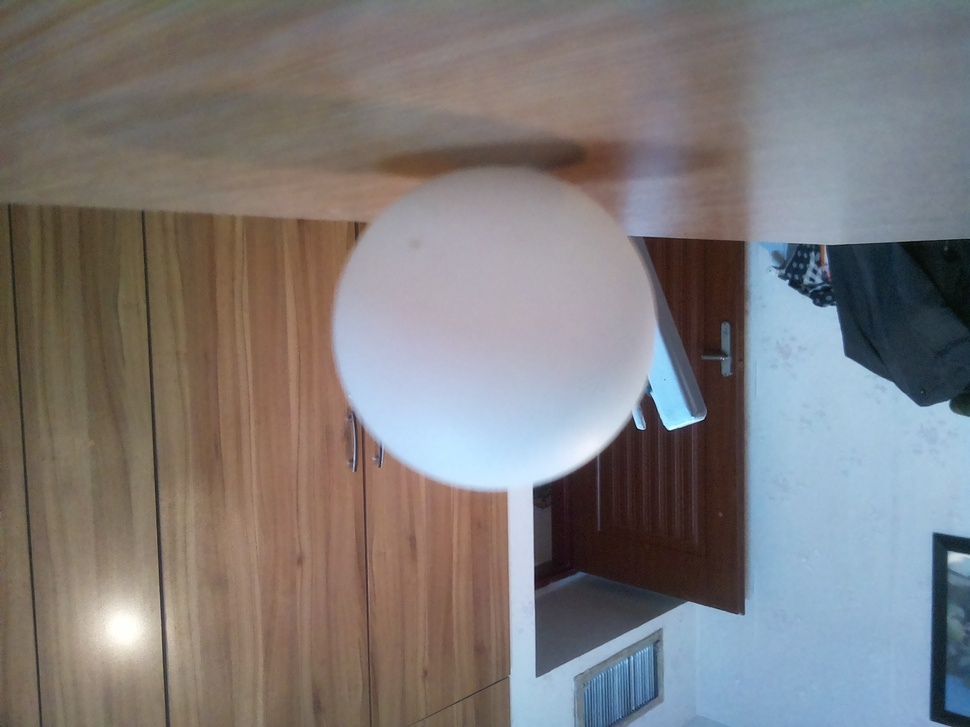
#> input picture Vision/HSVrange_images/ball.jpg, 970 x 727 px, shrunk from 2592 x 1944 before the run, given in place of the camera
$ python Shape_Detection.py
#> lines starting #> are read from the running program, lines starting #| are printed output that depends on the picture; after the words box and inside, x2 and y2 are one past the last pixel; in counts of white or black regions, pixels touching at a corner belong together
import cv2
import numpy as np

camera = cv2.VideoCapture(1)

while True:
    success, frame = camera.read()
#> frame is the input picture: shape (727, 970, 3); mean B, G, R 122.6, 122.8, 126.4
    if success is False:
        break
    else:
        gray = cv2.cvtColor(frame, cv2.COLOR_BGR2GRAY)
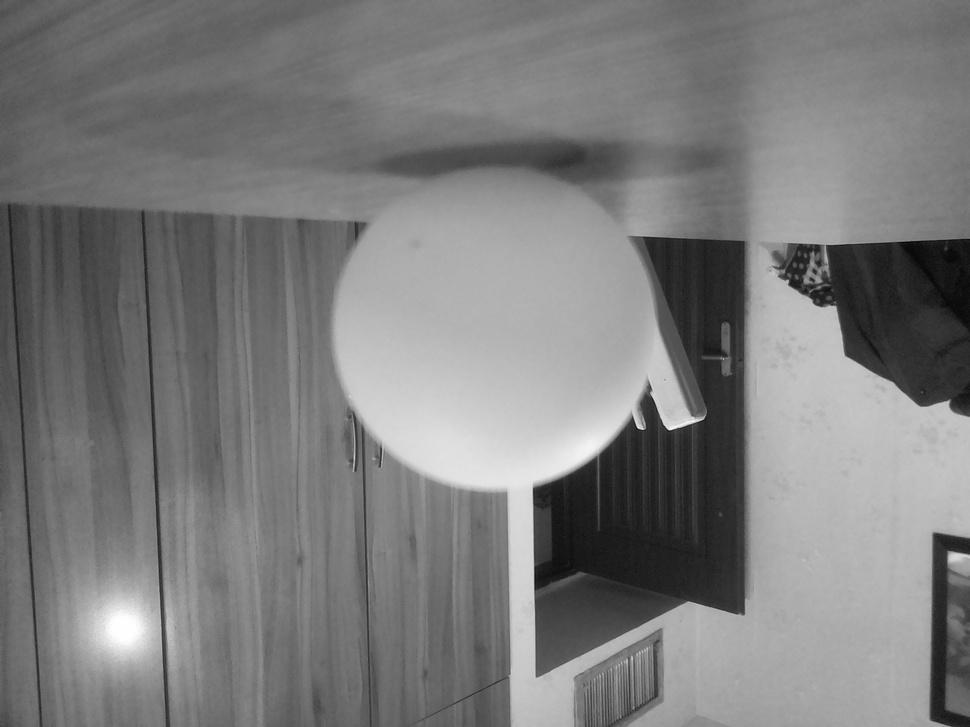
#> gray: shape (727, 970); min 3, max 255, mean 123.9
        blur = cv2.GaussianBlur(gray, (5, 5), 0)
        edges = cv2.Canny(blur, 60, 120)  # Typical ratio  : 1:2, 1:3, start with 50, 150
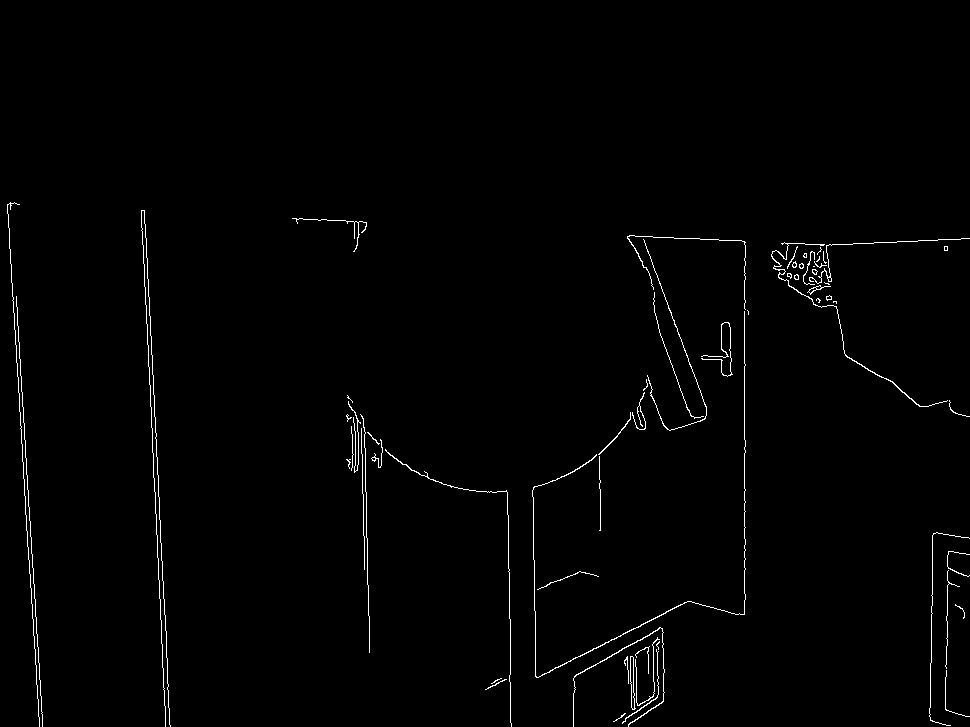
#> edges: shape (727, 970); 1.1% white in thin lines or dots, all inside (x1, y1, x2, y2) = (7, 202, 970, 727)
        # # cv2.imshow("edges", edges)
        # key = cv2.waitKey(1)
        # if key == 'q':
        #     break

        contours, _ = cv2.findContours(edges.copy(), cv2.RETR_EXTERNAL, cv2.CHAIN_APPROX_SIMPLE)
#> contours = 62 contours, 51 with area under 20; largest, box (x1, y1, x2, y2) and area: (630, 656, 636, 710) 146, (771, 242, 948, 407) 98, (532, 311, 746, 678) 91, (573, 627, 665, 727) 72, (807, 285, 831, 295) 44

        for contour in contours:
            epsilon = 0.04 * cv2.arcLength(contour, True)
            approx = cv2.approxPolyDP(contour, epsilon, True)
            vertices = len(approx)
            if vertices == 3:
                shape = "Triangle"
            elif vertices == 4:
                (x, y, w, h) = cv2.boundingRect(approx)
                ar = w / float(h)
                # A square will have an aspect ratio(ar) that is approximately
                # equal to one, otherwise, the shape is a rectangle
                shape = "square" if ar >= 0.95 and ar <= 1.05 else "rectangle"
            elif vertices == 5:
                shape = "Pentagon"
            else:
                shape = "Circle"
            cv2.putText(frame, shape, (approx[0][0][0], approx[0][0][1] + 5), cv2.FONT_HERSHEY_SIMPLEX, 1, (0, 0, 0), 2)
#> this loop made 62 passes
#> (epsilon, approx, vertices, x, y, w, h, ar) on passes 4, 6, 7, 8, 13, 14, 19, 28: (5.28, [[946, 670], [945, 709], [969, 716], [945, 708]], 4, 945, 670, 25, 47, 0.532), (2.81, [[627, 656], [624, 663], [626, 659], [628, 683]], 4, 624, 656, 5, 28, 0.179), (7.94, [[656, 649], [658, 694], [622, 723], [657, 697]], 4, 622, 649, 37, 75, 0.493), (3.78, [[649, 646], [635, 654], [648, 648], [648, 673]], 4, 635, 646, 15, 28, 0.536), (5.64, [[598, 576], [579, 571], [537, 589], [579, 571]], 4, 537, 571, 62, 19, 3.26), (9.11, [[948, 570], [946, 668], [947, 585], [959, 586]], 4, 946, 570, 14, 99, 0.141), (31.03, [[385, 449], [507, 492], [511, 726], [507, 492]], 4, 385, 449, 127, 278, 0.457), (2.55, [[949, 400], [953, 412], [969, 416], [954, 412]], 4, 949, 400, 21, 17, 1.24)
#> (epsilon, approx, vertices, shape) on passes 1, 2, 3, 5, 18, 21: (1.25, [[625, 713], [613, 721]], 2, 'Circle'), (2.01, [[506, 679], [485, 689]], 2, 'Circle'), (0.966, [[501, 678], [491, 683]], 2, 'Circle'), (4.57, [[630, 656], [634, 709]], 2, 'Circle'), (6.08, [[599, 456], [600, 530]], 2, 'Circle'), (1.45, [[367, 432], [378, 444]], 2, 'Circle')
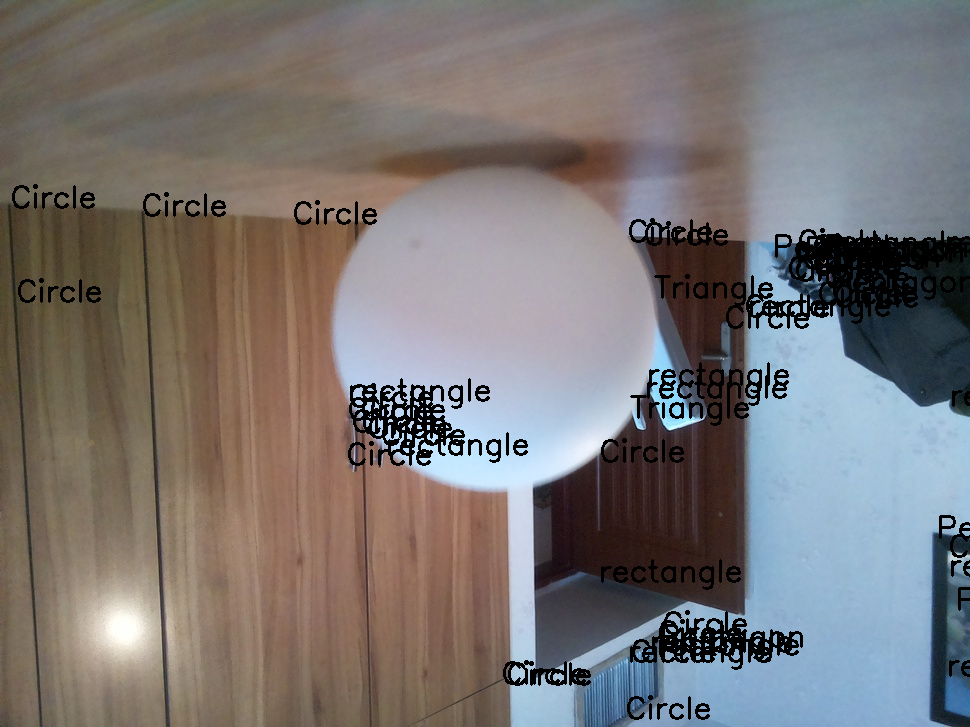
#> frame: shape (727, 970, 3); 4.47% of pixels changed, all inside (x1, y1, x2, y2) = (12, 184, 970, 720)

        cv2.imshow("VideoStream", frame)


camera.release()
cv2.destroyAllWindows()
